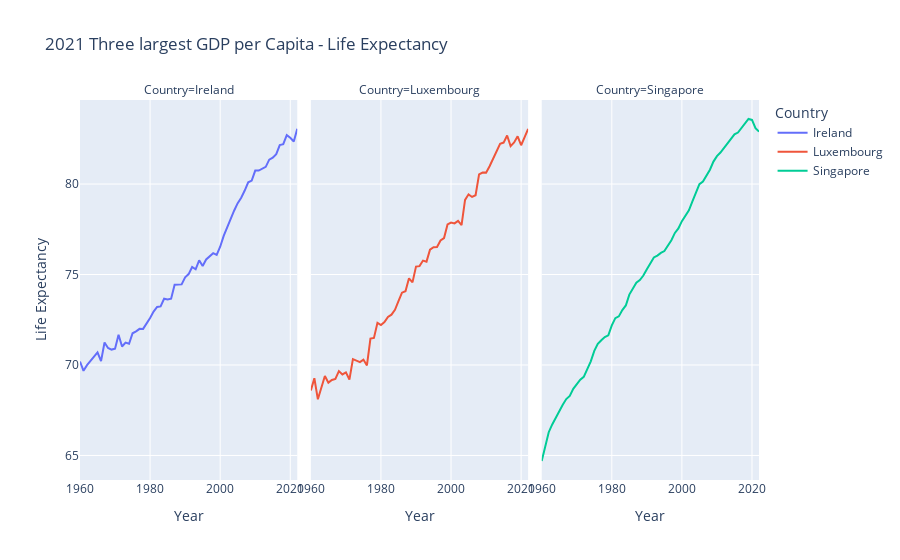

Here is the notebook cell this chart was saved with:
### Markdown cell above
##### Plotly used below for practice.

### Code cell
top_three_countries_le_df = top_three_countries_le_df.reset_index()
fig = (
    px.line(top_three_countries_le_df,
            x='Year',
            y='Life Expectancy',
            facet_col='Country',
            color='Country',
            title='2021 Three largest GDP per Capita - Life Expectancy')
)

fig

### Figure 1 — Plotly figure (JSON) as saved in the notebook; plotly's stock layout.template omitted (floating-point values rounded to 4 significant figures)
{"data": [{"hovertemplate": "Country=Ireland<br>Year=%{x}<br>Life Expectancy=%{y}<extra></extra>", "legendgroup": "Ireland", "line": {"color": "#636efa", "dash": "solid"}, "marker": {"symbol": "circle"}, "mode": "lines", "name": "Ireland", "orientation": "v", "showlegend": true, "type": "scatter", "x": [1960, 1961, 1962, 1963, 1964, 1965, 1966, 1967, 1968, 1969, 1970, 1971, 1972, 1973, 1974, 1975, 1976, 1977, 1978, 1979, 1980, 1981, 1982, 1983, 1984, 1985, 1986, 1987, 1988, 1989, 1990, 1991, 1992, 1993, 1994, 1995, 1996, 1997, 1998, 1999, 2000, 2001, 2002, 2003, 2004, 2005, 2006, 2007, 2008, 2009, 2010, 2011, 2012, 2013, 2014, 2015, 2016, 2017, 2018, 2019, 2020, 2021, 2022], "xaxis": "x", "y": [70.19, 69.68, 69.99, 70.23, 70.49, 70.69, 70.22, 71.25, 70.94, 70.85, 70.9, 71.68, 71.02, 71.24, 71.18, 71.75, 71.86, 72.0, 72.0, 72.27, 72.6, 72.95, 73.21, 73.24, 73.66, 73.62, 73.67, 74.43, 74.44, 74.46, 74.85, 75.03, 75.42, 75.29, 75.79, 75.47, 75.83, 75.99, 76.18, 76.08, 76.54, 77.13, 77.63, 78.14, 78.54, 78.94, 79.24, 79.64, 80.1, 80.19, 80.74, 80.75, 80.85, 80.95, 81.35, 81.45, 81.65, 82.16, 82.2, 82.7, 82.56, 82.35, 83.06], "yaxis": "y"}, {"hovertemplate": "Country=Luxembourg<br>Year=%{x}<br>Life Expectancy=%{y}<extra></extra>", "legendgroup": "Luxembourg", "line": {"color": "#EF553B", "dash": "solid"}, "marker": {"symbol": "circle"}, "mode": "lines", "name": "Luxembourg", "orientation": "v", "showlegend": true, "type": "scatter", "x": [1960, 1961, 1962, 1963, 1964, 1965, 1966, 1967, 1968, 1969, 1970, 1971, 1972, 1973, 1974, 1975, 1976, 1977, 1978, 1979, 1980, 1981, 1982, 1983, 1984, 1985, 1986, 1987, 1988, 1989, 1990, 1991, 1992, 1993, 1994, 1995, 1996, 1997, 1998, 1999, 2000, 2001, 2002, 2003, 2004, 2005, 2006, 2007, 2008, 2009, 2010, 2011, 2012, 2013, 2014, 2015, 2016, 2017, 2018, 2019, 2020, 2021, 2022], "xaxis": "x2", "y": [68.59, 69.27, 68.11, 68.72, 69.39, 69.03, 69.18, 69.23, 69.66, 69.48, 69.59, 69.2, 70.32, 70.24, 70.16, 70.3, 69.98, 71.46, 71.5, 72.33, 72.21, 72.37, 72.65, 72.78, 73.05, 73.53, 74.0, 74.08, 74.79, 74.57, 75.44, 75.46, 75.77, 75.71, 76.37, 76.51, 76.52, 76.88, 77.02, 77.77, 77.87, 77.82, 77.97, 77.73, 79.12, 79.43, 79.29, 79.38, 80.54, 80.64, 80.63, 80.99, 81.39, 81.8, 82.23, 82.29, 82.69, 82.1, 82.3, 82.64, 82.14, 82.6, 83.05], "yaxis": "y2"}, {"hovertemplate": "Country=Singapore<br>Year=%{x}<br>Life Expectancy=%{y}<extra></extra>", "legendgroup": "Singapore", "line": {"color": "#00cc96", "dash": "solid"}, "marker": {"symbol": "circle"}, "mode": "lines", "name": "Singapore", "orientation": "v", "showlegend": true, "type": "scatter", "x": [1960, 1961, 1962, 1963, 1964, 1965, 1966, 1967, 1968, 1969, 1970, 1971, 1972, 1973, 1974, 1975, 1976, 1977, 1978, 1979, 1980, 1981, 1982, 1983, 1984, 1985, 1986, 1987, 1988, 1989, 1990, 1991, 1992, 1993, 1994, 1995, 1996, 1997, 1998, 1999, 2000, 2001, 2002, 2003, 2004, 2005, 2006, 2007, 2008, 2009, 2010, 2011, 2012, 2013, 2014, 2015, 2016, 2017, 2018, 2019, 2020, 2021, 2022], "xaxis": "x3", "y": [64.69, 65.52, 66.29, 66.71, 67.07, 67.51, 67.8, 68.12, 68.29, 68.69, 68.91, 69.19, 69.35, 69.74, 70.2, 70.78, 71.17, 71.37, 71.55, 71.64, 72.19, 72.59, 72.69, 73.04, 73.29, 73.89, 74.25, 74.55, 74.7, 74.95, 75.3, 75.65, 75.95, 76.05, 76.2, 76.3, 76.6, 76.9, 77.3, 77.55, 77.95, 78.25, 78.55, 79.04, 79.49, 79.99, 80.14, 80.44, 80.79, 81.24, 81.54, 81.74, 82.0, 82.25, 82.5, 82.74, 82.85, 83.1, 83.3, 83.6, 83.54, 83.09, 82.9], "yaxis": "y3"}], "layout": {"annotations": [{"font": {}, "showarrow": false, "text": "Country=Ireland", "x": 0.16, "xanchor": "center", "xref": "paper", "y": 1, "yanchor": "bottom", "yref": "paper"}, {"font": {}, "showarrow": false, "text": "Country=Luxembourg", "x": 0.5, "xanchor": "center", "xref": "paper", "y": 1, "yanchor": "bottom", "yref": "paper"}, {"font": {}, "showarrow": false, "text": "Country=Singapore", "x": 0.84, "xanchor": "center", "xref": "paper", "y": 1, "yanchor": "bottom", "yref": "paper"}], "legend": {"title": {"text": "Country"}, "tracegroupgap": 0}, "title": {"text": "2021 Three largest GDP per Capita - Life Expectancy"}, "xaxis": {"anchor": "y", "domain": [0, 0.32], "title": {"text": "Year"}}, "xaxis2": {"anchor": "y2", "domain": [0.34, 0.66], "matches": "x", "title": {"text": "Year"}}, "xaxis3": {"anchor": "y3", "domain": [0.68, 1.0], "matches": "x", "title": {"text": "Year"}}, "yaxis": {"anchor": "x", "domain": [0, 1], "title": {"text": "Life Expectancy"}}, "yaxis2": {"anchor": "x2", "domain": [0, 1], "matches": "y", "showticklabels": false}, "yaxis3": {"anchor": "x3", "domain": [0, 1], "matches": "y", "showticklabels": false}}}
